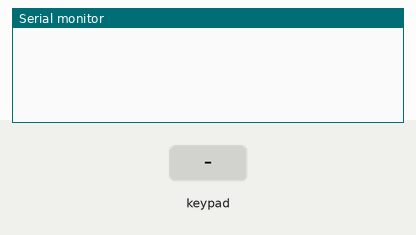
Bench run of a sketch on a simulated Arduino Uno, built with avr-gcc and run on an emulated ATmega328P. Shown: the last lines printed to the serial monitor. Inputs (shaded band) come from the test bench.

Above: at 1.2 s.
1.3 s: key '1' pressed
At 1.6 s:
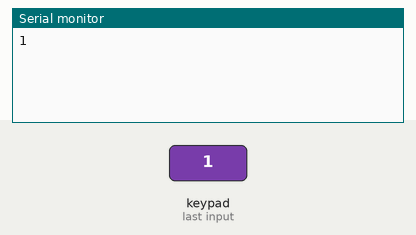
2.8 s: keypad keys 5 4 3 2 A pressed 0.4 s apart
At 5.4 s:
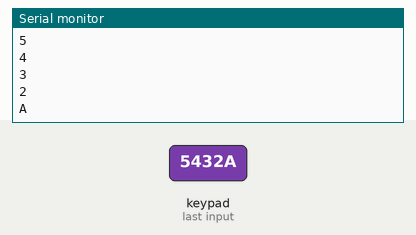
6.3 s: key 'B' pressed
At 6.8 s:
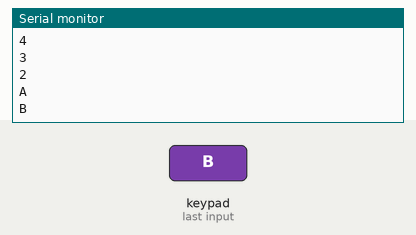
7.8 s: keypad keys 5 4 3 2 D pressed 0.4 s apart
At 10.2 s:
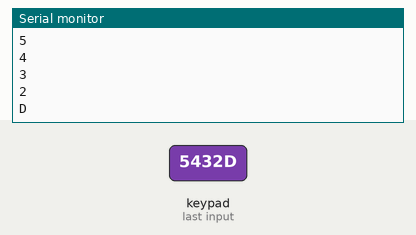
11.3 s: key 'C' pressed
At 11.6 s:
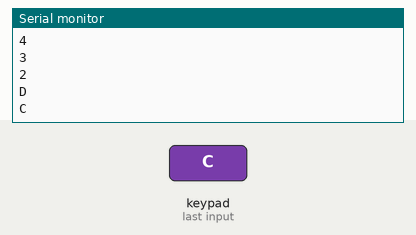
12.8 s: key 'E' pressed
At 14.1 s:
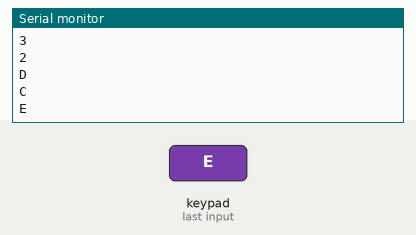
Timing chart, 0 to 15.3 s (numbered marks = the images above; inputs shaded):
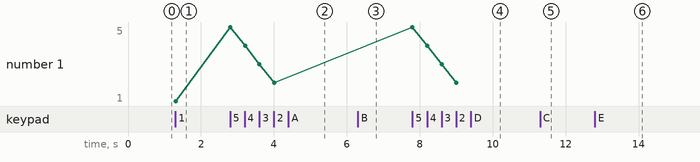

The sketch:

DisplayButton.ino
```cpp
#include <Keypad.h>

const byte ROWS = 4; // Rindiņas
const byte COLS = 4; // Kolonnas

// Pieraksta simbolus katrai pogai
char keys[ROWS][COLS] = {
  {'1', '2', '3', '4'},
  {'5', '6', '7', '8'},
  {'9', 'A', 'B', 'C'},
  {'D', 'E', 'F', '0'}
};

// Savieno R1, R2, R3, R4 ar šiem Arduino kontaktiem:
byte rowPins[ROWS] = {5, 4, 3, 2};

// Savieno C1, C2, C3, C4 ar šiem Arduino kontaktiem:
byte colPins[COLS] = {6, 7, 8, 9};

// Izveido Keypad objektu
Keypad keypad = Keypad(makeKeymap(keys), rowPins, colPins, ROWS, COLS);

void setup() {
  Serial.begin(9600);
}

void loop() {
  char key = keypad.getKey();

  if (key) {
    Serial.println(key);
  }
}
```

Measured:
- after the input at 1.3 s, the serial monitor: prints a new line at once (image 1)
- after the input at 2.8 s, the serial monitor: prints a new line at once (image 2)
- after the input at 6.3 s, the serial monitor: prints a new line at once (image 3)
- after the input at 7.8 s, the serial monitor: prints a new line at once (image 4)
- after the input at 11.3 s, the serial monitor: prints a new line at once (image 5)
- after the input at 12.8 s, the serial monitor: prints a new line at once (image 6)
- plotted number 1: 1 → 2 after the input at 2.8 s
